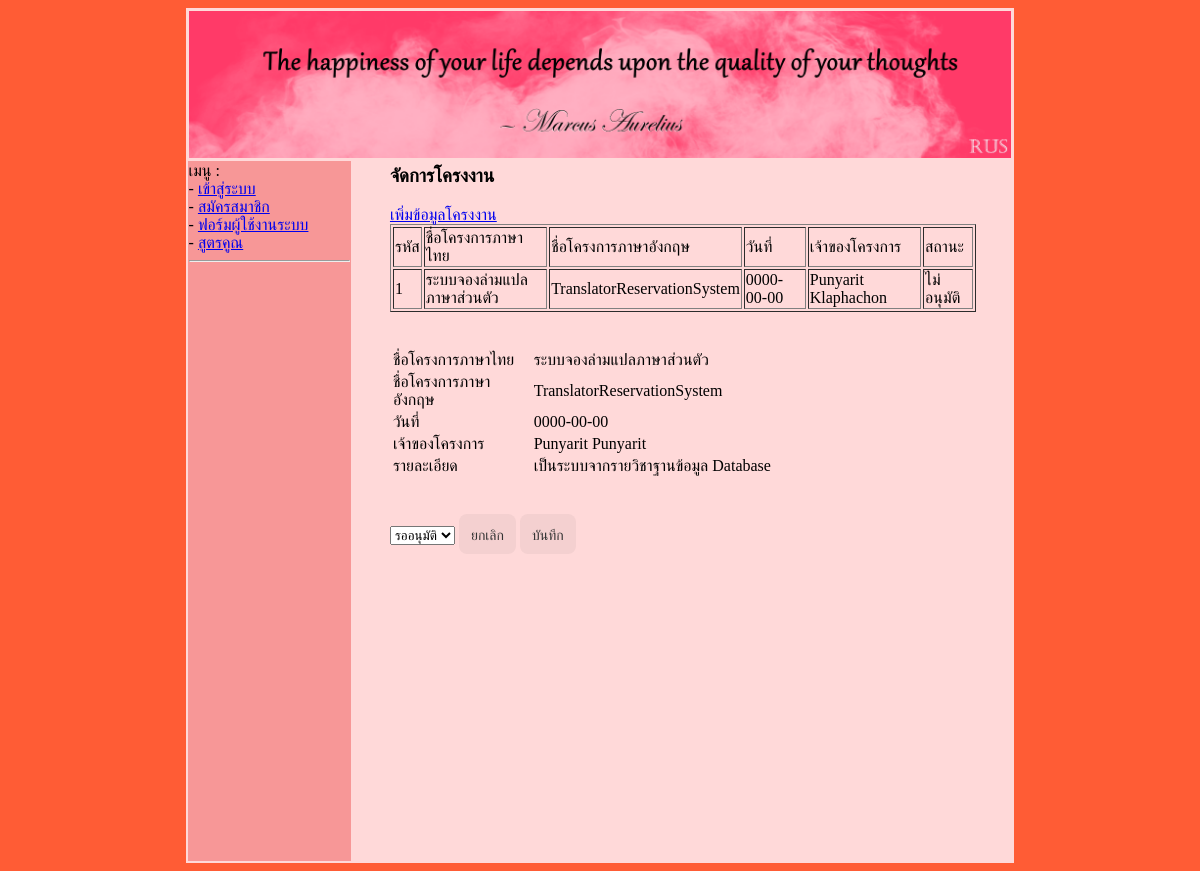
Screenshot of /project_allowdetail.php?pro_id=1 with the database file from the repository.
### tables this page shows
CREATE TABLE `project` (
  `pro_id` int(11) NOT NULL,
  `pro_date` date NOT NULL,
  `pro_nameTH` varchar(200) NOT NULL,
  `pro_nameEN` varchar(200) NOT NULL,
  `pro_detail` text NOT NULL,
  `mem_id` int(11) NOT NULL,
  `boss_id` int(11) NOT NULL,
  `pro_status` int(11) NOT NULL
);

CREATE TABLE `member` (
  `mem_id` int(11) NOT NULL,
  `mem_fname` varchar(100) NOT NULL,
  `mem_lname` varchar(100) NOT NULL,
  `prefix_id` int(11) NOT NULL,
  `mem_telephone` varchar(20) NOT NULL,
  `mem_email` varchar(100) NOT NULL,
  `mem_user` varchar(30) NOT NULL,
  `mem_password` varchar(30) NOT NULL,
  `mem_status` varchar(20) NOT NULL COMMENT '1 = ผู้ดูแลระบบ, 2 = พนักงาน, 3 = ผู้ใช้ทั่วไป'
);

### project_allowdetail.php (the view, shortened to what this page needs)
<?php
    include("./header.php");
    include("./menu.php");
    include("./sqliConnect.php");
    isset($_GET['pro_id'])?$pro_id=$_GET['pro_id']:$pro_id="";
?>
<table width="90%" align="center">
    <tr>
        <td>
            <h3>จัดการโครงงาน</h3>
            <a href="./project_add.php">เพิ่มข้อมูลโครงงาน</a>
            <table border="1">
                <tr>
                    <td>รหัส</td>
                    <td>ชื่อโครงการภาษาไทย</td>
                    <td>ชื่อโครงการภาษาอังกฤษ</td>
                    <td>วันที่</td>
                    <td>เจ้าของโครงการ</td>
                    <td>สถานะ</td>
                <?php
                    $sql = "select * from project,member where project.mem_id=member.mem_id and pro_id=$pro_id;";
                    $result = $mysqli->query($sql);
                    while($row = $result->fetch_assoc()){
                        $pro_id = $row['pro_id'];
                        $pro_nameTH = $row['pro_nameTH'];
                        $pro_nameEN = $row['pro_nameEN'];
                        $pro_date = $row['pro_date'];
                        $pro_detail = $row['pro_detail'];
                        $pro_status = $row['pro_status'];
                        $mem_fname= $row['mem_fname'];
                        $mem_lname= $row['mem_lname'];
                        $status = "";
                        if ($pro_status == "1"){
                            $status = "รออนุมัติ";
                        }else if ($pro_status == "2"){
                            $status = "อนุมติ";
                        }else if ($pro_status == "3"){
                            $status = "ไม่อนุมัติ";
                        }
                        echo "
                            <tr>
                                <td>$pro_id</td>
                                <td>$pro_nameTH</td>
                                <td>$pro_nameEN</td>
                                <td>$pro_date</td>
                                <td>$mem_fname  $mem_lname</td>
                                <td>$status</td>
                            </tr>
                        ";
                    }
                ?>
            </table>
            <br><br>
            <table width="80%">
                <tr>
                    <td width="30%">ชื่อโครงการภาษาไทย</td>
                    <td><?php echo $pro_nameTH ?></td>
                </tr>
                <tr>
                    <td width="30%">ชื่อโครงการภาษาอังกฤษ</td>
                    <td><?php echo $pro_nameEN ?></td>
                </tr>
                <tr>
                    <td width="30%">วันที่</td>
                    <td><?php echo $pro_date ?></td>
                </tr>
                <tr>
                    <td width="30%">เจ้าของโครงการ</td>
                    <td><?php echo "$mem_fname  $mem_fname" ?></td>
                </tr>
                <tr>
                    <td width="30%">รายละเอียด</td>
                    <td><?php echo $pro_detail ?></td>
                </tr>
            </table>
            <br><br>
            <form action="./project_allowupdate.php" method="post">
                <select name="status">
                    <option value="1">รออนุมัติ</option>
                </select>
                <a href="./project_allow.php" class="button-2">ยกเลิก</a>
                <input type="submit" value="บันทึก" class="button-2">
            </form>
        </td>
    </tr>
</table>
<?php
    include("./footer.php");
?>

### css/style.css (style rules this page uses)
.button-2 { background-color: rgba(51, 51, 51, 0.05); border-radius: 8px; border-width: 0; color: #333333; cursor: pointer; display: inline-block; font-family: "Haas Grot Text R Web", "Helvetica Neue", Helvetica, Arial, sans-serif; font-size: 14px; font-weight: 500; line-height: 20px; list-style: none; margin: 0; padding: 10px 12px; text-align: center; transition: all 200ms; vertical-align: baseline; white-space: nowrap; user-select: none; -webkit-user-select: none; touch-action: manipulation; text-decoration: none; }
body { background-color: rgb(255, 92, 53); }

### rows the page displays
project: pro_id "1", pro_nameTH "ระบบจองล่ามแปลภาษาส่วนตัว", pro_nameEN "TranslatorReservationSystem", pro_date "0000-00-00", mem.mem_fname "Punyarit", mem.mem_lname "Klaphachon", pro_status "ไม่อนุมัติ", pro_detail "เป็นระบบจากรายวิชาฐานข้อมูล Database"
